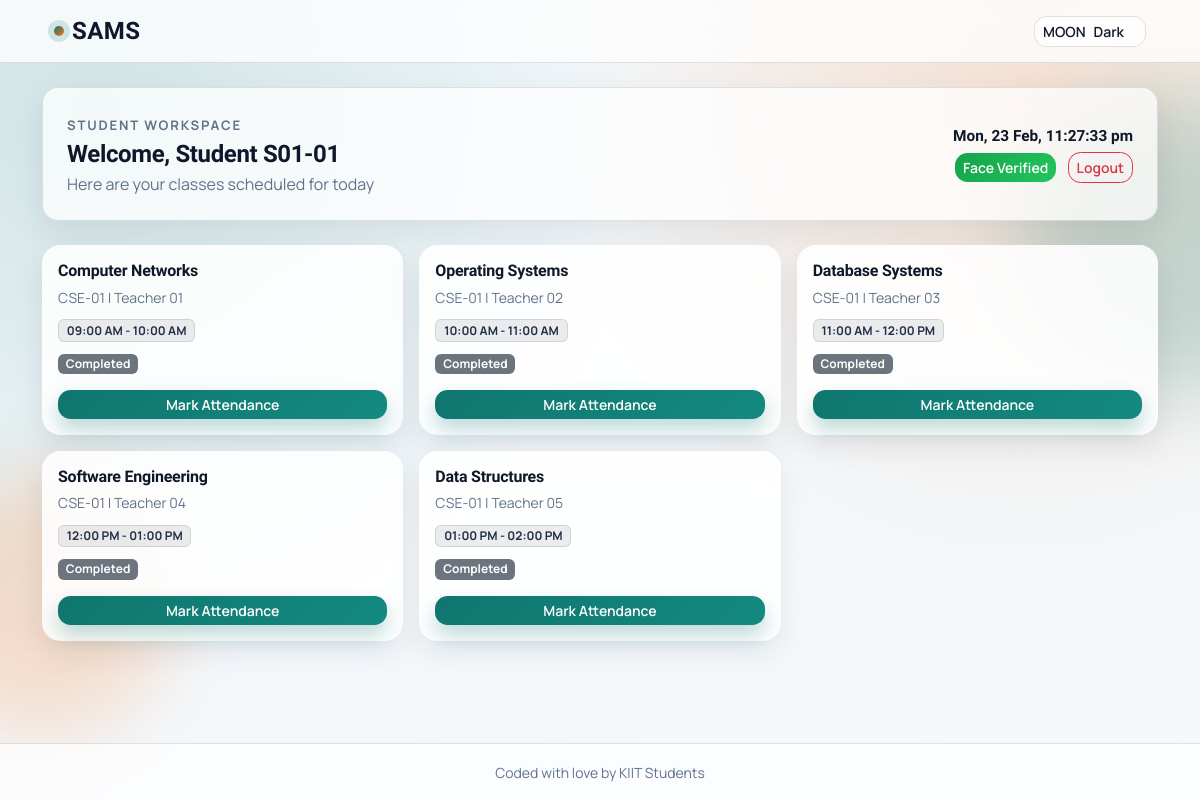
/sdashboard/ (signed in), run on the app's committed database.
### student_app/models.py (models this page shows, shortened)
class Student(models.Model):
    name = models.CharField(max_length=50, null=True)
    user = models.OneToOneField(User, on_delete=models.CASCADE)
    roll = models.IntegerField(unique=True)
    section = models.ForeignKey(
        "faculty_app.Section",
        on_delete=models.SET_NULL,
        null=True,
        blank=True,
        related_name="students",
    )
    face_embedding = models.JSONField(null=True, blank=True)
    mail_verified = models.BooleanField(default=False)  # Email OTP verified
    face_verified = models.BooleanField(default=False)   # Face recognition verified
    created_at = models.DateTimeField(auto_now_add=True)
    updated_at = models.DateTimeField(auto_now=True)

### faculty_app/models.py (models this page shows, shortened)
class ClassRoom(models.Model):
    subject_name = models.CharField(max_length=120)
    section = models.ForeignKey(Section, on_delete=models.CASCADE, related_name="classes")
    teacher = models.ForeignKey(Teacher, on_delete=models.CASCADE, related_name="classes")
    start_time = models.TimeField(null=True, blank=True)
    end_time = models.TimeField(null=True, blank=True)
    is_active = models.BooleanField(default=True)
    created_at = models.DateTimeField(auto_now_add=True)
    class Meta:
        ordering = ("section__code", "subject_name")

class Section(models.Model):
    name = models.CharField(max_length=100)
    code = models.CharField(max_length=20, unique=True)
    expected_strength = models.PositiveIntegerField(default=40)
    is_active = models.BooleanField(default=True)
    created_at = models.DateTimeField(auto_now_add=True)
    class Meta:
        ordering = ("code",)

class Teacher(models.Model):
    user = models.OneToOneField(User, on_delete=models.CASCADE)
    name = models.CharField(max_length=150, blank=True)
    enrollment_id = models.CharField(max_length=10, unique=True)
    department = models.CharField(max_length=100)
    designation = models.CharField(max_length=100)
    mail_verified = models.BooleanField(default=False)  # Email OTP verified
    is_registered = models.BooleanField(default=False)   # Registration complete
    created_at = models.DateTimeField(auto_now_add=True)
    upadated_at = models.DateTimeField(auto_now=True)  # Note: typo in field name (upadated)

### student_app/views.py (the view)
# urls.py: path('sdashboard/', studentViews.renderDashboard, name='sdashboard'),
@login_required
def renderDashboard(request):
    name = ""
    face_verified = False
    classes = []
    section_code = ""
    user = request.user
    try:
        student = Student.objects.get(user=user)
        name = student.name
        face_verified = student.face_verified
        if student.section:
            section_code = student.section.code
            now_time = timezone.localtime().time()
            class_qs = (
                ClassRoom.objects.filter(section=student.section, is_active=True)
                .select_related("section", "teacher")
                .order_by("start_time", "subject_name")
            )
            for class_obj in class_qs:
                status_text, status_color = _time_status(class_obj.start_time, class_obj.end_time, now_time)
                classes.append(
                    {
                        "id": class_obj.id,
                        "subject_name": class_obj.subject_name,
                        "section_code": class_obj.section.code,
                        "teacher_name": class_obj.teacher.name,
                        "start_time": class_obj.start_time,
                        "end_time": class_obj.end_time,
                        "status_text": status_text,
                        "status_color": status_color,
                    }
                )
    except Student.DoesNotExist:
        return redirect('login')
    context = {
        'name': name,
        'face_verified': face_verified,
        'classes': classes,
        'section_code': section_code,
    }
    return render(request, 'student/student_dashboard.html', context)

### student_app/views.py (called while the page is built)
def _time_status(start_time, end_time, now_time):
    if not start_time or not end_time:
        return "Timing Not Set", "secondary"
    if start_time <= now_time <= end_time:
        return "Ongoing", "success"
    if now_time < start_time:
        return "Upcoming", "warning"
    return "Completed", "secondary"

### templates/student/student_dashboard.html (shortened to what this page needs)
{% extends 'common/base.html' %}
{% load static %}
{% block content %}
<div class="dashboard-wrapper">
    <div class="container py-4">
        <div class="dashboard-header p-3 p-md-4 mb-4">
            <div class="d-flex justify-content-between align-items-center flex-wrap gap-2">
                <div>
                    <p class="kicker mb-1">Student Workspace</p>
                    <h4 class="fw-semibold mb-1">Welcome, {{ name }}</h4>
                    <p class="text-muted mb-0">Here are your classes scheduled for today</p>
                </div>
                <div class="text-end dashboard-top-actions">
                    <div id="clock" class="fw-semibold"></div>
                    <button id="faceRegisterBtn" class="btn {% if face_verified %}btn-success{% else %}btn-primary{% endif %} btn-sm mt-1 me-2">
                        {% if face_verified %}Face Verified{% else %}Register Facial Biometrics{% endif %}
                    </button>
                    <a href="{%  url 'logout' %}" class="btn btn-outline-danger btn-sm mt-1">
                        Logout
                    </a>
                </div>
            </div>
        </div>
        <div class="row g-3">
            {% for cls in classes %}
            <div class="col-12 col-sm-6 col-lg-4 class-card-col">
                <div class="card dashboard-card border-0 p-3 d-flex flex-column h-100">
                    <div class="mb-2">
                        <h6 class="fw-semibold mb-1">{{ cls.subject_name }}</h6>
                        <small class="text-muted">{{ cls.section_code }} | {{ cls.teacher_name }}</small>
                    </div>
                    <div class="mb-2">
                        <span class="badge bg-light text-dark border">
                            {% if cls.start_time and cls.end_time %}
                                {{ cls.start_time|time:"h:i A" }} - {{ cls.end_time|time:"h:i A" }}
                            {% else %}
                                Timing Not Set
                            {% endif %}
                        </span>
                    </div>
                    <div class="mb-3">
                        <span class="badge bg-{{ cls.status_color }}">{{ cls.status_text }}</span>
                    </div>
                    <div class="mt-auto">
                        <button class="btn btn-primary btn-sm w-100 mark-attendance-btn" data-classroom-id="{{ cls.id }}" {% if not face_verified %}disabled{% endif %}>
                            {% if face_verified %}Mark Attendance{% else %}Register Biometrics First{% endif %}
                        </button>
                    </div>
                </div>
            </div>
            {% endfor %}
        </div>
    </div>
</div>
{% endblock %}

### static/css/common/theme.css (style rules this page uses)
:root { --font-body: "Manrope", "Segoe UI", sans-serif; --font-display: "Sora", "Segoe UI", sans-serif; --bg: #f2f7fb; --bg-elevated: #ffffff; --surface: rgba(255, 255, 255, 0.88); --surface-strong: #ffffff; --text: #0f172a; --muted: #5f738b; --border: rgba(15, 23, 42, 0.12); --shadow-soft: 0 12px 30px rgba(15, 23, 42, 0.08); --shadow-hard: 0 20px 45px rgba(15, 23, 42, 0.14); --primary: #0f766e; --primary-hover: #0c615b; --primary-soft: rgba(15, 118, 110, 0.15); --accent: #f97316; --accent-soft: rgba(249, 115, 22, 0.18); --success-soft: rgba(34, 197, 94, 0.18); --warning-soft: rgba(245, 158, 11, 0.2); --danger-soft: rgba(239, 68, 68, 0.2); --info-soft: rgba(14, 165, 233, 0.2); --navbar-bg: rgba(255, 255, 255, 0.75); --footer-bg: rgba(255, 255, 255, 0.7); --hero-gradient: linear-gradient(135deg, rgba(15, 118, 110, 0.17), rgba(249, 115, 22, 0.2)); --chip-bg: rgba(15, 23, 42, 0.08); --chip-text: #223047; }
html, body { min-height: 100%; }
body.app-body { position: relative; overflow-x: hidden; font-family: var(--font-body); color: var(--text); background: radial-gradient(circle at 8% 14%, var(--primary-soft), transparent 42%), radial-gradient(circle at 86% 12%, var(--accent-soft), transparent 38%), linear-gradient(155deg, var(--bg) 0%, color-mix(in srgb, var(--bg) 82%, #ffffff 18%) 100%); }
body.app-body::before, body.app-body::after { content: ""; position: fixed; inset: auto; pointer-events: none; z-index: 0; border-radius: 999px; filter: blur(40px); opacity: 0.45; }
body.app-body::before { width: 300px; height: 300px; top: 12%; right: -120px; background: color-mix(in srgb, var(--primary) 45%, transparent); }
body.app-body::after { width: 260px; height: 260px; bottom: 8%; left: -90px; background: color-mix(in srgb, var(--accent) 45%, transparent); }
a { color: var(--primary); transition: color 0.22s ease; }
.text-muted { color: var(--muted) !important; }
h1, h2, h3, h4, h5, h6 { font-family: var(--font-display); letter-spacing: -0.015em; color: var(--text); }
.kicker { display: inline-block; font-size: 0.82rem; letter-spacing: 0.14em; text-transform: uppercase; color: var(--muted); font-weight: 700; }
.card { border: 1px solid var(--border); border-radius: 1.1rem; background: var(--surface); box-shadow: var(--shadow-soft); backdrop-filter: blur(10px); }
.card, .alert, .hero-panel { animation: riseIn 0.55s ease both; }
.btn { border-radius: 0.78rem; font-weight: 600; transition: transform 0.22s ease, box-shadow 0.22s ease, background-color 0.22s ease, color 0.22s ease; }
.btn-primary { border: none; background: linear-gradient(130deg, var(--primary) 0%, color-mix(in srgb, var(--primary) 78%, #25d0be 22%) 100%); box-shadow: 0 10px 20px color-mix(in srgb, var(--primary) 28%, transparent); }
.btn-success { background: linear-gradient(130deg, #16a34a 0%, #22c55e 100%); border: none; }
.auth-card, .role-card, .dashboard-card { border-radius: 1.15rem; }
.dashboard-header { background: color-mix(in srgb, var(--surface) 85%, transparent); border: 1px solid var(--border); border-radius: 1rem; box-shadow: var(--shadow-soft); }
.dashboard-card { display: flex; flex-direction: column; }
.dashboard-top-actions #clock { font-family: var(--font-display); font-size: 0.96rem; }
.badge.bg-light.text-dark { background-color: var(--chip-bg) !important; color: var(--chip-text) !important; border-color: color-mix(in srgb, var(--border) 90%, transparent) !important; }

### templates/student/student_dashboard.html (style rules this page uses)
.class-card-col:nth-child(2n) .dashboard-card { animation-delay: 0.08s; }
.class-card-col:nth-child(3n) .dashboard-card { animation-delay: 0.16s; }

### data on the page
Student: name "Student S01-01"
ClassRoom: subject_name "Computer Networks", start_time "09:00 AM", end_time "10:00 AM"
Section: section_code "CSE-01" "CSE-01" "CSE-01" "CSE-01" "CSE-01"
Teacher: teacher_name "Teacher 01"
ClassRoom: subject_name "Operating Systems", start_time "10:00 AM", end_time "11:00 AM"
Teacher: teacher_name "Teacher 02"
ClassRoom: subject_name "Database Systems", start_time "11:00 AM", end_time "12:00 PM"
Teacher: teacher_name "Teacher 03"
ClassRoom: subject_name "Software Engineering", start_time "12:00 PM", end_time "01:00 PM"
Teacher: teacher_name "Teacher 04"
ClassRoom: subject_name "Data Structures", start_time "01:00 PM", end_time "02:00 PM"
Teacher: teacher_name "Teacher 05"

### other printed values
{{ cls.status_text }} "Completed" "Completed" "Completed" "Completed" "Completed"
